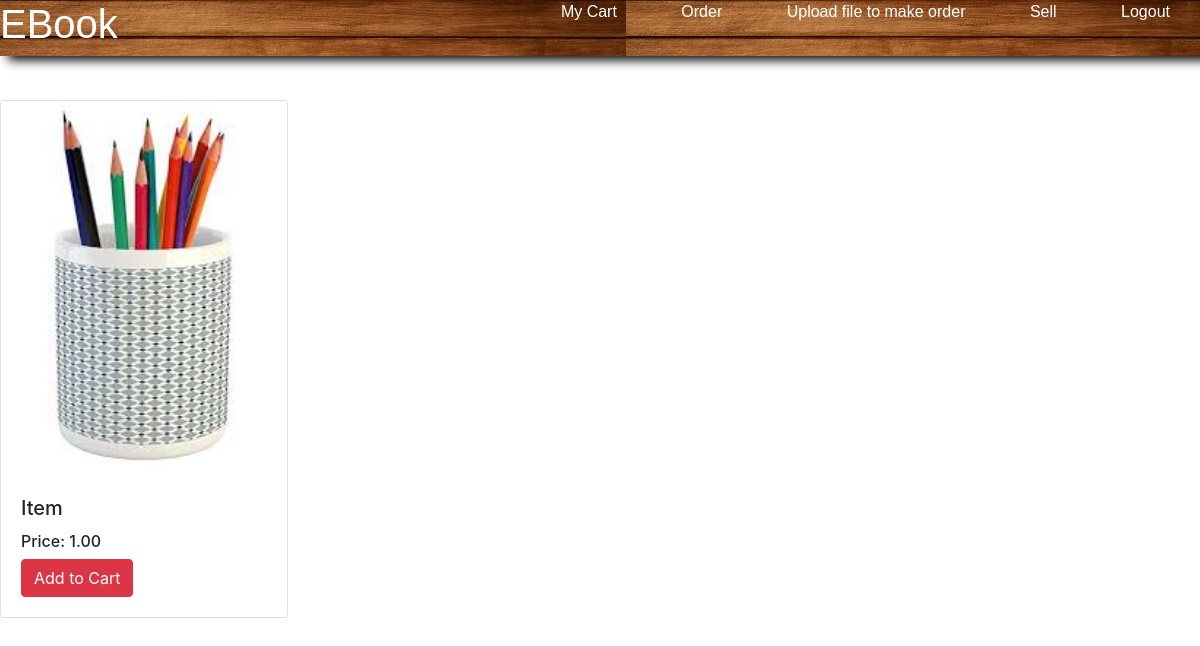
The page /stationery on the database its author committed.
### web/models.py (models this page shows)
class Stationery(models.Model):
    name = models.CharField(max_length=50)
    description = models.CharField(max_length=50)
    in_stock = models.IntegerField(default=0)
    price = models.DecimalField(max_digits=15, decimal_places=2)
    slug = models.SlugField(default="", unique=True)
    item_img = models.ImageField(default='', upload_to='stationaries_images')
    available = models.BooleanField(default=False)
    def __str__(self):
        return self.name

### web/views.py (the view)
# urls.py: path('stationery',views.stationeries_view,name='stationeries'),
def stationeries_view(request):
    context = {}
    stationeries = Stationery.objects.all()
    context['stationers'] = stationeries
    print(stationeries)
    return render(request, 'stationery.html', context)

### web/templates/stationery.html (shortened to what this page needs)
{% load static %}
<html>
<head>
    <link rel="stylesheet" href="https://stackpath.bootstrapcdn.com/bootstrap/4.3.1/css/bootstrap.min.css"
>
        <link rel="stylesheet" href="{% static 'CSS/index.css' %}">
        <link rel="stylesheet" href="{% static 'CSS/productpage.css' %}">
        <link rel="stylesheet" href="{% static 'CSS/all.min.css' %}">
</head>
{% block navbar %}
<div class="topbarner">
    <center><h1>EBook</h1></center>
    <ul>
    <a href="{% url 'cart'%}">
        <li>My Cart</li>
    </a>
    <a href="{% url 'order_user'%}">
        <li>Order</li>
    </a>
    <a href="{% url 'upload_file'%}">
        <li>Upload file to make order</li>
    </a>
    <a href="{% url 'apply' %}">
            <li>Sell</li>
        </a>
    <a href="{% url 'user_logout'%}">
        <li>Logout</li>
    </a>
</ul>
</div>
{% endblock navbar %}
    <div class="row">
    {% for stationery in stationers  %}
      <div class="col">
                <div class="card" style="width: 18rem;">
                    <img class="pImage" src="{{stationery.item_img.url}}"  >
                    <div class="card-body">
                        <h5 class="card-title">{{ stationery.name }}</h5>
                        <h6 class="card-text">Price: {{ stationery.price }}</h6>
                        <a href="{% url 'addStationery' %}" class="btn btn-danger">Add to Cart</a>
                    </div>
                </div>
            </div>
      {% endfor %}
</div>
</body>
</html>

### web/static/CSS/index.css (style rules this page uses)
* { padding: 0px; margin: 0px; }
div.topbarner { position: fixed; top: 0px; width: 100vw; padding: 0px; z-index: 9; background: #F53B67; color: white; font-family: Arial, Helvetica, sans-serif; -webkit-box-shadow: 10px 2px 10px 2px black; box-shadow: 10px 2px 10px 2px black; }
a { text-decoration: none; }
img.pImage { position: relative; width:200px; height: 100%; }

### web/static/CSS/productpage.css (style rules this page uses)
img.pImage { position: relative; left: 50%; -webkit-transform: translateX(-50%); transform: translateX(-50%); width: auto; height: 100%; }

### rows shown on the page
Stationery: item_img (picture), name "Item", price "1.00"
